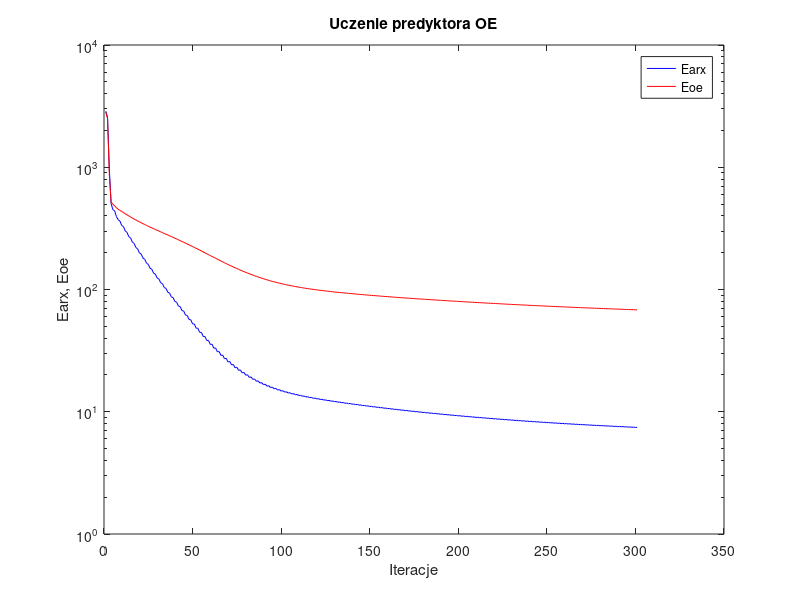
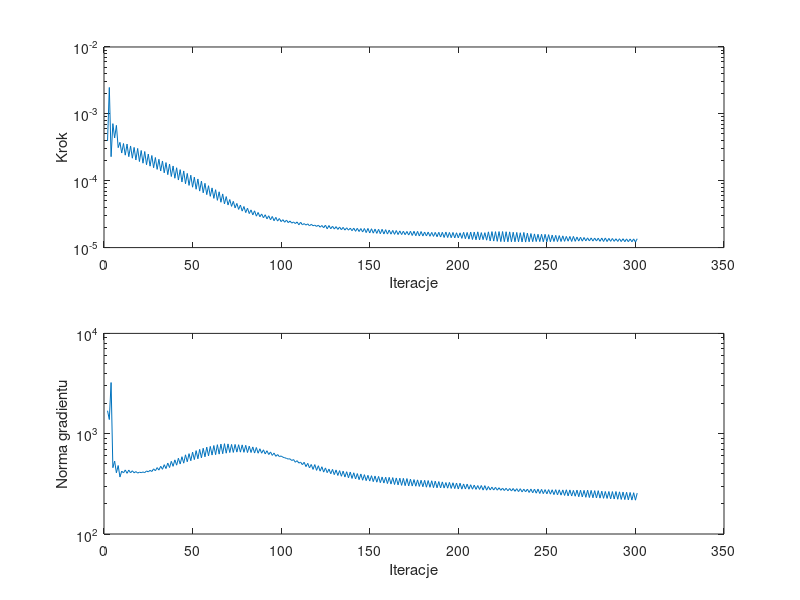

Source code (MATLAB) for these figures, in order:
%uczenie predyktora oe
clear all;
n=0; farx(n+1)=2.871052e+003; foe(n+1)=2.826809e+003; wspucz(n+1)=0.000000e+000; ng(n+1)=0.000000e+000;
n=1; farx(n+1)=2.568617e+003; foe(n+1)=2.498027e+003; krok(n+1)=3.930502e-004; ng(n+1)=1.694086e+003;
n=2; farx(n+1)=9.695325e+002; foe(n+1)=8.760083e+002; krok(n+1)=2.480186e-003; ng(n+1)=1.383565e+003;
n=3; farx(n+1)=5.057767e+002; foe(n+1)=5.171568e+002; krok(n+1)=2.288097e-004; ng(n+1)=3.235670e+003;
n=4; farx(n+1)=4.500280e+002; foe(n+1)=4.993744e+002; krok(n+1)=7.138862e-004; ng(n+1)=4.582735e+002;
n=5; farx(n+1)=4.402771e+002; foe(n+1)=4.833211e+002; krok(n+1)=4.356664e-004; ng(n+1)=5.330475e+002;
n=6; farx(n+1)=3.954100e+002; foe(n+1)=4.671048e+002; krok(n+1)=6.727176e-004; ng(n+1)=4.076552e+002;
n=7; farx(n+1)=3.726456e+002; foe(n+1)=4.535207e+002; krok(n+1)=3.125285e-004; ng(n+1)=4.815540e+002;
n=8; farx(n+1)=3.622115e+002; foe(n+1)=4.438034e+002; krok(n+1)=3.748417e-004; ng(n+1)=3.697604e+002;
n=9; farx(n+1)=3.340927e+002; foe(n+1)=4.343760e+002; krok(n+1)=2.594055e-004; ng(n+1)=4.235517e+002;
n=10; farx(n+1)=3.266558e+002; foe(n+1)=4.253976e+002; krok(n+1)=3.604935e-004; ng(n+1)=4.066655e+002;
n=11; farx(n+1)=3.009449e+002; foe(n+1)=4.164997e+002; krok(n+1)=2.411330e-004; ng(n+1)=4.353526e+002;
n=12; farx(n+1)=2.935229e+002; foe(n+1)=4.080162e+002; krok(n+1)=3.534472e-004; ng(n+1)=4.026927e+002;
n=13; farx(n+1)=2.706164e+002; foe(n+1)=3.997556e+002; krok(n+1)=2.288097e-004; ng(n+1)=4.338933e+002;
n=14; farx(n+1)=2.641162e+002; foe(n+1)=3.920032e+002; krok(n+1)=3.309440e-004; ng(n+1)=4.071466e+002;
n=15; farx(n+1)=2.439878e+002; foe(n+1)=3.844543e+002; krok(n+1)=2.171131e-004; ng(n+1)=4.270341e+002;
n=16; farx(n+1)=2.381330e+002; foe(n+1)=3.773351e+002; krok(n+1)=3.147597e-004; ng(n+1)=4.070411e+002;
n=17; farx(n+1)=2.204718e+002; foe(n+1)=3.704272e+002; krok(n+1)=2.044712e-004; ng(n+1)=4.192728e+002;
n=18; farx(n+1)=2.150909e+002; foe(n+1)=3.638488e+002; krok(n+1)=3.041417e-004; ng(n+1)=4.049185e+002;
n=19; farx(n+1)=1.993622e+002; foe(n+1)=3.574685e+002; krok(n+1)=1.935115e-004; ng(n+1)=4.134994e+002;
n=20; farx(n+1)=1.947414e+002; foe(n+1)=3.514467e+002; krok(n+1)=2.834094e-004; ng(n+1)=4.089415e+002;
n=21; farx(n+1)=1.808625e+002; foe(n+1)=3.455834e+002; krok(n+1)=1.828869e-004; ng(n+1)=4.152518e+002;
n=22; farx(n+1)=1.766411e+002; foe(n+1)=3.399561e+002; krok(n+1)=2.732662e-004; ng(n+1)=4.094220e+002;
n=23; farx(n+1)=1.641222e+002; foe(n+1)=3.344627e+002; krok(n+1)=1.733806e-004; ng(n+1)=4.252115e+002;
n=24; farx(n+1)=1.605888e+002; foe(n+1)=3.292507e+002; krok(n+1)=2.505581e-004; ng(n+1)=4.162622e+002;
n=25; farx(n+1)=1.494232e+002; foe(n+1)=3.241476e+002; krok(n+1)=1.650936e-004; ng(n+1)=4.310418e+002;
n=26; farx(n+1)=1.462665e+002; foe(n+1)=3.192112e+002; krok(n+1)=2.383591e-004; ng(n+1)=4.196808e+002;
n=27; farx(n+1)=1.361410e+002; foe(n+1)=3.143685e+002; krok(n+1)=1.562643e-004; ng(n+1)=4.461800e+002;
n=28; farx(n+1)=1.334410e+002; foe(n+1)=3.096906e+002; krok(n+1)=2.224361e-004; ng(n+1)=4.272390e+002;
n=29; farx(n+1)=1.242695e+002; foe(n+1)=3.050795e+002; krok(n+1)=1.477953e-004; ng(n+1)=4.591370e+002;
n=30; farx(n+1)=1.219086e+002; foe(n+1)=3.005892e+002; krok(n+1)=2.093774e-004; ng(n+1)=4.336269e+002;
n=31; farx(n+1)=1.135492e+002; foe(n+1)=2.961622e+002; krok(n+1)=1.397905e-004; ng(n+1)=4.737147e+002;
n=32; farx(n+1)=1.115150e+002; foe(n+1)=2.918314e+002; krok(n+1)=1.973390e-004; ng(n+1)=4.416979e+002;
n=33; farx(n+1)=1.038745e+002; foe(n+1)=2.875418e+002; krok(n+1)=1.313043e-004; ng(n+1)=4.912014e+002;
n=34; farx(n+1)=1.021032e+002; foe(n+1)=2.833283e+002; krok(n+1)=1.867829e-004; ng(n+1)=4.491554e+002;
n=35; farx(n+1)=9.509901e+001; foe(n+1)=2.791500e+002; krok(n+1)=1.231773e-004; ng(n+1)=5.095359e+002;
n=36; farx(n+1)=9.356328e+001; foe(n+1)=2.750291e+002; krok(n+1)=1.775310e-004; ng(n+1)=4.599242e+002;
n=37; farx(n+1)=8.709541e+001; foe(n+1)=2.709313e+002; krok(n+1)=1.155909e-004; ng(n+1)=5.304437e+002;
n=38; farx(n+1)=8.581381e+001; foe(n+1)=2.669015e+002; krok(n+1)=1.661929e-004; ng(n+1)=4.728543e+002;
n=39; farx(n+1)=7.984951e+001; foe(n+1)=2.628924e+002; krok(n+1)=1.089166e-004; ng(n+1)=5.485805e+002;
n=40; farx(n+1)=7.878416e+001; foe(n+1)=2.589335e+002; krok(n+1)=1.562643e-004; ng(n+1)=4.854675e+002;
n=41; farx(n+1)=7.326582e+001; foe(n+1)=2.549951e+002; krok(n+1)=1.024331e-004; ng(n+1)=5.694745e+002;
n=42; farx(n+1)=7.239738e+001; foe(n+1)=2.510983e+002; krok(n+1)=1.464903e-004; ng(n+1)=4.984138e+002;
n=43; farx(n+1)=6.731412e+001; foe(n+1)=2.472288e+002; krok(n+1)=9.579321e-005; ng(n+1)=5.896777e+002;
n=44; farx(n+1)=6.657607e+001; foe(n+1)=2.433606e+002; krok(n+1)=1.401071e-004; ng(n+1)=5.083483e+002;
n=45; farx(n+1)=6.181576e+001; foe(n+1)=2.395305e+002; krok(n+1)=9.012338e-005; ng(n+1)=6.159207e+002;
n=46; farx(n+1)=6.128685e+001; foe(n+1)=2.357446e+002; krok(n+1)=1.287051e-004; ng(n+1)=5.249681e+002;
n=47; farx(n+1)=5.688497e+001; foe(n+1)=2.319970e+002; krok(n+1)=8.509035e-005; ng(n+1)=6.324770e+002;
n=48; farx(n+1)=5.648924e+001; foe(n+1)=2.282597e+002; krok(n+1)=1.209597e-004; ng(n+1)=5.374248e+002;
n=49; farx(n+1)=5.238873e+001; foe(n+1)=2.245714e+002; krok(n+1)=7.999634e-005; ng(n+1)=6.547288e+002;
n=50; farx(n+1)=5.213103e+001; foe(n+1)=2.208994e+002; krok(n+1)=1.131625e-004; ng(n+1)=5.515297e+002;
n=51; farx(n+1)=4.832946e+001; foe(n+1)=2.172707e+002; krok(n+1)=7.454994e-005; ng(n+1)=6.779939e+002;
n=52; farx(n+1)=4.815641e+001; foe(n+1)=2.136474e+002; krok(n+1)=1.062896e-004; ng(n+1)=5.620145e+002;
n=53; farx(n+1)=4.462853e+001; foe(n+1)=2.100957e+002; krok(n+1)=6.997574e-005; ng(n+1)=6.981093e+002;
n=54; farx(n+1)=4.454917e+001; foe(n+1)=2.065476e+002; krok(n+1)=9.874235e-005; ng(n+1)=5.745765e+002;
n=55; farx(n+1)=4.127480e+001; foe(n+1)=2.030859e+002; krok(n+1)=6.596013e-005; ng(n+1)=7.159026e+002;
n=56; farx(n+1)=4.128768e+001; foe(n+1)=1.996332e+002; krok(n+1)=9.153980e-005; ng(n+1)=5.882458e+002;
n=57; farx(n+1)=3.825031e+001; foe(n+1)=1.962635e+002; krok(n+1)=6.197037e-005; ng(n+1)=7.347218e+002;
n=58; farx(n+1)=3.833282e+001; foe(n+1)=1.929157e+002; krok(n+1)=8.423045e-005; ng(n+1)=6.010838e+002;
n=59; farx(n+1)=3.553420e+001; foe(n+1)=1.896602e+002; krok(n+1)=5.843669e-005; ng(n+1)=7.473458e+002;
n=60; farx(n+1)=3.566882e+001; foe(n+1)=1.864241e+002; krok(n+1)=7.813213e-005; ng(n+1)=6.121692e+002;
n=61; farx(n+1)=3.310531e+001; foe(n+1)=1.832806e+002; krok(n+1)=5.445660e-005; ng(n+1)=7.622217e+002;
n=62; farx(n+1)=3.325870e+001; foe(n+1)=1.801509e+002; krok(n+1)=7.338792e-005; ng(n+1)=6.181357e+002;
n=63; farx(n+1)=3.090456e+001; foe(n+1)=1.771235e+002; krok(n+1)=5.090921e-005; ng(n+1)=7.770476e+002;
n=64; farx(n+1)=3.108315e+001; foe(n+1)=1.741248e+002; krok(n+1)=6.831655e-005; ng(n+1)=6.257327e+002;
n=65; farx(n+1)=2.893060e+001; foe(n+1)=1.712240e+002; krok(n+1)=4.765565e-005; ng(n+1)=7.884332e+002;
n=66; farx(n+1)=2.912202e+001; foe(n+1)=1.683639e+002; krok(n+1)=6.350673e-005; ng(n+1)=6.314085e+002;
n=67; farx(n+1)=2.715164e+001; foe(n+1)=1.656004e+002; krok(n+1)=4.506169e-005; ng(n+1)=7.951354e+002;
n=68; farx(n+1)=2.735823e+001; foe(n+1)=1.628976e+002; krok(n+1)=5.792561e-005; ng(n+1)=6.392223e+002;
n=69; farx(n+1)=2.555892e+001; foe(n+1)=1.602889e+002; krok(n+1)=4.334515e-005; ng(n+1)=7.911946e+002;
n=70; farx(n+1)=2.578254e+001; foe(n+1)=1.577516e+002; krok(n+1)=5.234435e-005; ng(n+1)=6.488815e+002;
n=71; farx(n+1)=2.416442e+001; foe(n+1)=1.552978e+002; krok(n+1)=4.135969e-005; ng(n+1)=7.817892e+002;
n=72; farx(n+1)=2.437943e+001; foe(n+1)=1.529057e+002; krok(n+1)=4.916986e-005; ng(n+1)=6.504615e+002;
n=73; farx(n+1)=2.290839e+001; foe(n+1)=1.505894e+002; krok(n+1)=3.923630e-005; ng(n+1)=7.816685e+002;
n=74; farx(n+1)=2.312105e+001; foe(n+1)=1.483489e+002; krok(n+1)=4.576990e-005; ng(n+1)=6.552342e+002;
n=75; farx(n+1)=2.179365e+001; foe(n+1)=1.461714e+002; krok(n+1)=3.723990e-005; ng(n+1)=7.765000e+002;
n=76; farx(n+1)=2.199644e+001; foe(n+1)=1.440745e+002; krok(n+1)=4.334515e-005; ng(n+1)=6.547423e+002;
n=77; farx(n+1)=2.079943e+001; foe(n+1)=1.420277e+002; krok(n+1)=3.511208e-005; ng(n+1)=7.738129e+002;
n=78; farx(n+1)=2.098606e+001; foe(n+1)=1.400677e+002; krok(n+1)=4.116566e-005; ng(n+1)=6.521829e+002;
n=79; farx(n+1)=1.990798e+001; foe(n+1)=1.381513e+002; krok(n+1)=3.336904e-005; ng(n+1)=7.660703e+002;
n=80; farx(n+1)=2.007875e+001; foe(n+1)=1.363248e+002; krok(n+1)=3.886698e-005; ng(n+1)=6.488343e+002;
n=81; farx(n+1)=1.910492e+001; foe(n+1)=1.345387e+002; krok(n+1)=3.223647e-005; ng(n+1)=7.516942e+002;
n=82; farx(n+1)=1.926970e+001; foe(n+1)=1.328450e+002; krok(n+1)=3.663489e-005; ng(n+1)=6.491578e+002;
n=83; farx(n+1)=1.839626e+001; foe(n+1)=1.311809e+002; krok(n+1)=3.079431e-005; ng(n+1)=7.381271e+002;
n=84; farx(n+1)=1.854691e+001; foe(n+1)=1.296052e+002; krok(n+1)=3.546212e-005; ng(n+1)=6.410745e+002;
n=85; farx(n+1)=1.775420e+001; foe(n+1)=1.280527e+002; krok(n+1)=2.952022e-005; ng(n+1)=7.285322e+002;
n=86; farx(n+1)=1.789511e+001; foe(n+1)=1.265940e+002; krok(n+1)=3.351833e-005; ng(n+1)=6.387426e+002;
n=87; farx(n+1)=1.717713e+001; foe(n+1)=1.251555e+002; krok(n+1)=2.889771e-005; ng(n+1)=7.078729e+002;
n=88; farx(n+1)=1.731422e+001; foe(n+1)=1.238084e+002; krok(n+1)=3.185663e-005; ng(n+1)=6.388826e+002;
n=89; farx(n+1)=1.666648e+001; foe(n+1)=1.224736e+002; krok(n+1)=2.787966e-005; ng(n+1)=6.907851e+002;
n=90; farx(n+1)=1.679374e+001; foe(n+1)=1.212251e+002; krok(n+1)=3.098519e-005; ng(n+1)=6.286449e+002;
n=91; farx(n+1)=1.620506e+001; foe(n+1)=1.199855e+002; krok(n+1)=2.689352e-005; ng(n+1)=6.764070e+002;
n=92; farx(n+1)=1.632422e+001; foe(n+1)=1.188303e+002; krok(n+1)=2.992557e-005; ng(n+1)=6.198175e+002;
n=93; farx(n+1)=1.579087e+001; foe(n+1)=1.176824e+002; krok(n+1)=2.604975e-005; ng(n+1)=6.578893e+002;
n=94; farx(n+1)=1.590189e+001; foe(n+1)=1.166125e+002; krok(n+1)=2.921834e-005; ng(n+1)=6.075957e+002;
n=95; farx(n+1)=1.541635e+001; foe(n+1)=1.155488e+002; krok(n+1)=2.519594e-005; ng(n+1)=6.410922e+002;
n=96; farx(n+1)=1.551878e+001; foe(n+1)=1.145580e+002; krok(n+1)=2.832743e-005; ng(n+1)=5.948239e+002;
n=97; farx(n+1)=1.507263e+001; foe(n+1)=1.135757e+002; krok(n+1)=2.490114e-005; ng(n+1)=6.192545e+002;
n=98; farx(n+1)=1.517381e+001; foe(n+1)=1.126623e+002; krok(n+1)=2.722915e-005; ng(n+1)=5.909374e+002;
n=99; farx(n+1)=1.476311e+001; foe(n+1)=1.117538e+002; krok(n+1)=2.444110e-005; ng(n+1)=5.997229e+002;
n=100; farx(n+1)=1.485973e+001; foe(n+1)=1.109095e+002; krok(n+1)=2.617217e-005; ng(n+1)=5.827755e+002;
n=101; farx(n+1)=1.448491e+001; foe(n+1)=1.100706e+002; krok(n+1)=2.394830e-005; ng(n+1)=5.764519e+002;
n=102; farx(n+1)=1.457528e+001; foe(n+1)=1.092870e+002; krok(n+1)=2.581106e-005; ng(n+1)=5.670273e+002;
n=103; farx(n+1)=1.422551e+001; foe(n+1)=1.085097e+002; krok(n+1)=2.360381e-005; ng(n+1)=5.590015e+002;
n=104; farx(n+1)=1.431494e+001; foe(n+1)=1.077850e+002; krok(n+1)=2.496301e-005; ng(n+1)=5.616004e+002;
n=105; farx(n+1)=1.398924e+001; foe(n+1)=1.070647e+002; krok(n+1)=2.322634e-005; ng(n+1)=5.403227e+002;
n=106; farx(n+1)=1.407516e+001; foe(n+1)=1.063923e+002; krok(n+1)=2.419290e-005; ng(n+1)=5.520963e+002;
n=107; farx(n+1)=1.377299e+001; foe(n+1)=1.057245e+002; krok(n+1)=2.286087e-005; ng(n+1)=5.194671e+002;
n=108; farx(n+1)=1.385663e+001; foe(n+1)=1.050987e+002; krok(n+1)=2.418894e-005; ng(n+1)=5.386532e+002;
n=109; farx(n+1)=1.357379e+001; foe(n+1)=1.044760e+002; krok(n+1)=2.190777e-005; ng(n+1)=5.090759e+002;
n=110; farx(n+1)=1.365114e+001; foe(n+1)=1.038910e+002; krok(n+1)=2.394830e-005; ng(n+1)=5.207322e+002;
n=111; farx(n+1)=1.338205e+001; foe(n+1)=1.033117e+002; krok(n+1)=2.190752e-005; ng(n+1)=4.906831e+002;
n=112; farx(n+1)=1.345927e+001; foe(n+1)=1.027674e+002; krok(n+1)=2.285025e-005; ng(n+1)=5.189866e+002;
n=113; farx(n+1)=1.320705e+001; foe(n+1)=1.022277e+002; krok(n+1)=2.170937e-005; ng(n+1)=4.696688e+002;
n=114; farx(n+1)=1.328154e+001; foe(n+1)=1.017177e+002; krok(n+1)=2.266263e-005; ng(n+1)=5.065865e+002;
n=115; farx(n+1)=1.304258e+001; foe(n+1)=1.012121e+002; krok(n+1)=2.114892e-005; ng(n+1)=4.565431e+002;
n=116; farx(n+1)=1.311310e+001; foe(n+1)=1.007328e+002; krok(n+1)=2.230894e-005; ng(n+1)=4.934258e+002;
n=117; farx(n+1)=1.288302e+001; foe(n+1)=1.002585e+002; krok(n+1)=2.122479e-005; ng(n+1)=4.405408e+002;
n=118; farx(n+1)=1.295489e+001; foe(n+1)=9.980845e+001; krok(n+1)=2.167257e-005; ng(n+1)=4.921742e+002;
n=119; farx(n+1)=1.273575e+001; foe(n+1)=9.936166e+001; krok(n+1)=2.071564e-005; ng(n+1)=4.310303e+002;
n=120; farx(n+1)=1.280501e+001; foe(n+1)=9.893624e+001; krok(n+1)=2.167257e-005; ng(n+1)=4.792794e+002;
n=121; farx(n+1)=1.259462e+001; foe(n+1)=9.851376e+001; krok(n+1)=2.018691e-005; ng(n+1)=4.232917e+002;
n=122; farx(n+1)=1.266115e+001; foe(n+1)=9.811047e+001; krok(n+1)=2.142725e-005; ng(n+1)=4.683258e+002;
n=123; farx(n+1)=1.246013e+001; foe(n+1)=9.771036e+001; krok(n+1)=1.977673e-005; ng(n+1)=4.139474e+002;
n=124; farx(n+1)=1.252494e+001; foe(n+1)=9.732657e+001; krok(n+1)=2.167257e-005; ng(n+1)=4.560299e+002;
n=125; farx(n+1)=1.233064e+001; foe(n+1)=9.694497e+001; krok(n+1)=1.906326e-005; ng(n+1)=4.087871e+002;
n=126; farx(n+1)=1.239165e+001; foe(n+1)=9.657834e+001; krok(n+1)=2.139878e-005; ng(n+1)=4.438990e+002;
n=127; farx(n+1)=1.220314e+001; foe(n+1)=9.621553e+001; krok(n+1)=1.910952e-005; ng(n+1)=3.986933e+002;
n=128; farx(n+1)=1.226420e+001; foe(n+1)=9.586602e+001; krok(n+1)=2.088415e-005; ng(n+1)=4.409010e+002;
n=129; farx(n+1)=1.208121e+001; foe(n+1)=9.551936e+001; krok(n+1)=1.892601e-005; ng(n+1)=3.905566e+002;
n=130; farx(n+1)=1.214140e+001; foe(n+1)=9.518456e+001; krok(n+1)=2.059661e-005; ng(n+1)=4.349400e+002;
n=131; farx(n+1)=1.196342e+001; foe(n+1)=9.485223e+001; krok(n+1)=1.868405e-005; ng(n+1)=3.833338e+002;
n=132; farx(n+1)=1.202253e+001; foe(n+1)=9.453055e+001; krok(n+1)=2.034152e-005; ng(n+1)=4.286029e+002;
n=133; farx(n+1)=1.184884e+001; foe(n+1)=9.421118e+001; krok(n+1)=1.850362e-005; ng(n+1)=3.763585e+002;
n=134; farx(n+1)=1.190739e+001; foe(n+1)=9.390147e+001; krok(n+1)=2.006817e-005; ng(n+1)=4.236573e+002;
n=135; farx(n+1)=1.173791e+001; foe(n+1)=9.359375e+001; krok(n+1)=1.827487e-005; ng(n+1)=3.699310e+002;
n=136; farx(n+1)=1.179527e+001; foe(n+1)=9.329472e+001; krok(n+1)=1.977673e-005; ng(n+1)=4.178563e+002;
n=137; farx(n+1)=1.162926e+001; foe(n+1)=9.299778e+001; krok(n+1)=1.821554e-005; ng(n+1)=3.630557e+002;
n=138; farx(n+1)=1.168685e+001; foe(n+1)=9.270875e+001; krok(n+1)=1.953303e-005; ng(n+1)=4.147774e+002;
n=139; farx(n+1)=1.152473e+001; foe(n+1)=9.242124e+001; krok(n+1)=1.788662e-005; ng(n+1)=3.579335e+002;
n=140; farx(n+1)=1.158137e+001; foe(n+1)=9.214083e+001; krok(n+1)=1.953303e-005; ng(n+1)=4.077869e+002;
n=141; farx(n+1)=1.142288e+001; foe(n+1)=9.186179e+001; krok(n+1)=1.751338e-005; ng(n+1)=3.535322e+002;
n=142; farx(n+1)=1.147797e+001; foe(n+1)=9.158912e+001; krok(n+1)=1.943349e-005; ng(n+1)=4.004993e+002;
n=143; farx(n+1)=1.132244e+001; foe(n+1)=9.131823e+001; krok(n+1)=1.738167e-005; ng(n+1)=3.481102e+002;
n=144; farx(n+1)=1.137745e+001; foe(n+1)=9.105316e+001; krok(n+1)=1.927050e-005; ng(n+1)=3.967624e+002;
n=145; farx(n+1)=1.122518e+001; foe(n+1)=9.078954e+001; krok(n+1)=1.709205e-005; ng(n+1)=3.437642e+002;
n=146; farx(n+1)=1.127949e+001; foe(n+1)=9.053105e+001; krok(n+1)=1.931492e-005; ng(n+1)=3.905450e+002;
n=147; farx(n+1)=1.113001e+001; foe(n+1)=9.027391e+001; krok(n+1)=1.675917e-005; ng(n+1)=3.403354e+002;
n=148; farx(n+1)=1.118362e+001; foe(n+1)=9.002147e+001; krok(n+1)=1.934974e-005; ng(n+1)=3.845447e+002;
n=149; farx(n+1)=1.103608e+001; foe(n+1)=8.977036e+001; krok(n+1)=1.654527e-005; ng(n+1)=3.369560e+002;
n=150; farx(n+1)=1.108950e+001; foe(n+1)=8.952403e+001; krok(n+1)=1.914386e-005; ng(n+1)=3.813182e+002;
n=151; farx(n+1)=1.094418e+001; foe(n+1)=8.927897e+001; krok(n+1)=1.643953e-005; ng(n+1)=3.326853e+002;
n=152; farx(n+1)=1.099752e+001; foe(n+1)=8.903842e+001; krok(n+1)=1.891271e-005; ng(n+1)=3.786559e+002;
n=153; farx(n+1)=1.085466e+001; foe(n+1)=8.879907e+001; krok(n+1)=1.631013e-005; ng(n+1)=3.285044e+002;
n=154; farx(n+1)=1.090771e+001; foe(n+1)=8.856376e+001; krok(n+1)=1.877682e-005; ng(n+1)=3.750538e+002;
n=155; farx(n+1)=1.076743e+001; foe(n+1)=8.832967e+001; krok(n+1)=1.611741e-005; ng(n+1)=3.248419e+002;
n=156; farx(n+1)=1.082010e+001; foe(n+1)=8.809906e+001; krok(n+1)=1.878573e-005; ng(n+1)=3.703786e+002;
n=157; farx(n+1)=1.068124e+001; foe(n+1)=8.786964e+001; krok(n+1)=1.596631e-005; ng(n+1)=3.220900e+002;
n=158; farx(n+1)=1.073395e+001; foe(n+1)=8.764397e+001; krok(n+1)=1.854561e-005; ng(n+1)=3.684054e+002;
n=159; farx(n+1)=1.059683e+001; foe(n+1)=8.741942e+001; krok(n+1)=1.592832e-005; ng(n+1)=3.183230e+002;
n=160; farx(n+1)=1.064971e+001; foe(n+1)=8.719849e+001; krok(n+1)=1.827909e-005; ng(n+1)=3.670188e+002;
n=161; farx(n+1)=1.051450e+001; foe(n+1)=8.697860e+001; krok(n+1)=1.587668e-005; ng(n+1)=3.146136e+002;
n=162; farx(n+1)=1.056742e+001; foe(n+1)=8.676206e+001; krok(n+1)=1.808278e-005; ng(n+1)=3.649928e+002;
n=163; farx(n+1)=1.043423e+001; foe(n+1)=8.654650e+001; krok(n+1)=1.577348e-005; ng(n+1)=3.113063e+002;
n=164; farx(n+1)=1.048708e+001; foe(n+1)=8.633400e+001; krok(n+1)=1.799457e-005; ng(n+1)=3.620670e+002;
n=165; farx(n+1)=1.035542e+001; foe(n+1)=8.612243e+001; krok(n+1)=1.565988e-005; ng(n+1)=3.086548e+002;
n=166; farx(n+1)=1.040809e+001; foe(n+1)=8.591390e+001; krok(n+1)=1.777520e-005; ng(n+1)=3.599822e+002;
n=167; farx(n+1)=1.027804e+001; foe(n+1)=8.570643e+001; krok(n+1)=1.565988e-005; ng(n+1)=3.053604e+002;
n=168; farx(n+1)=1.033102e+001; foe(n+1)=8.550185e+001; krok(n+1)=1.757217e-005; ng(n+1)=3.589195e+002;
n=169; farx(n+1)=1.020256e+001; foe(n+1)=8.529816e+001; krok(n+1)=1.558957e-005; ng(n+1)=3.031972e+002;
n=170; farx(n+1)=1.025566e+001; foe(n+1)=8.509724e+001; krok(n+1)=1.743790e-005; ng(n+1)=3.570484e+002;
n=171; farx(n+1)=1.012948e+001; foe(n+1)=8.489714e+001; krok(n+1)=1.539716e-005; ng(n+1)=3.013497e+002;
n=172; farx(n+1)=1.018220e+001; foe(n+1)=8.469937e+001; krok(n+1)=1.755604e-005; ng(n+1)=3.522673e+002;
n=173; farx(n+1)=1.005745e+001; foe(n+1)=8.450240e+001; krok(n+1)=1.517047e-005; ng(n+1)=3.008098e+002;
n=174; farx(n+1)=1.010994e+001; foe(n+1)=8.430781e+001; krok(n+1)=1.755604e-005; ng(n+1)=3.487878e+002;
n=175; farx(n+1)=9.986557e+000; foe(n+1)=8.411404e+001; krok(n+1)=1.503456e-005; ng(n+1)=2.995609e+002;
n=176; farx(n+1)=1.003903e+001; foe(n+1)=8.392269e+001; krok(n+1)=1.747813e-005; ng(n+1)=3.464166e+002;
n=177; farx(n+1)=9.917310e+000; foe(n+1)=8.373210e+001; krok(n+1)=1.489745e-005; ng(n+1)=2.980018e+002;
n=178; farx(n+1)=9.969340e+000; foe(n+1)=8.354376e+001; krok(n+1)=1.738167e-005; ng(n+1)=3.433454e+002;
n=179; farx(n+1)=9.848801e+000; foe(n+1)=8.335645e+001; krok(n+1)=1.489515e-005; ng(n+1)=2.958113e+002;
n=180; farx(n+1)=9.900882e+000; foe(n+1)=8.317142e+001; krok(n+1)=1.709205e-005; ng(n+1)=3.428557e+002;
n=181; farx(n+1)=9.782124e+000; foe(n+1)=8.298748e+001; krok(n+1)=1.490654e-005; ng(n+1)=2.928158e+002;
n=182; farx(n+1)=9.834622e+000; foe(n+1)=8.280547e+001; krok(n+1)=1.707914e-005; ng(n+1)=3.411606e+002;
n=183; farx(n+1)=9.716757e+000; foe(n+1)=8.262420e+001; krok(n+1)=1.476011e-005; ng(n+1)=2.922960e+002;
n=184; farx(n+1)=9.769036e+000; foe(n+1)=8.244512e+001; krok(n+1)=1.689172e-005; ng(n+1)=3.394814e+002;
n=185; farx(n+1)=9.653066e+000; foe(n+1)=8.226694e+001; krok(n+1)=1.470858e-005; ng(n+1)=2.897527e+002;
n=186; farx(n+1)=9.705246e+000; foe(n+1)=8.209056e+001; krok(n+1)=1.689172e-005; ng(n+1)=3.366853e+002;
n=187; farx(n+1)=9.590778e+000; foe(n+1)=8.191504e+001; krok(n+1)=1.453926e-005; ng(n+1)=2.887326e+002;
n=188; farx(n+1)=9.642732e+000; foe(n+1)=8.174117e+001; krok(n+1)=1.694172e-005; ng(n+1)=3.332881e+002;
n=189; farx(n+1)=9.529476e+000; foe(n+1)=8.156818e+001; krok(n+1)=1.438760e-005; ng(n+1)=2.879190e+002;
n=190; farx(n+1)=9.581412e+000; foe(n+1)=8.139688e+001; krok(n+1)=1.695813e-005; ng(n+1)=3.306644e+002;
n=191; farx(n+1)=9.469902e+000; foe(n+1)=8.122634e+001; krok(n+1)=1.416371e-005; ng(n+1)=2.871176e+002;
n=192; farx(n+1)=9.521208e+000; foe(n+1)=8.105714e+001; krok(n+1)=1.709205e-005; ng(n+1)=3.259027e+002;
n=193; farx(n+1)=9.409884e+000; foe(n+1)=8.088897e+001; krok(n+1)=1.414532e-005; ng(n+1)=2.863820e+002;
n=194; farx(n+1)=9.461966e+000; foe(n+1)=8.072284e+001; krok(n+1)=1.684728e-005; ng(n+1)=3.270559e+002;
n=195; farx(n+1)=9.352166e+000; foe(n+1)=8.055724e+001; krok(n+1)=1.404611e-005; ng(n+1)=2.847436e+002;
n=196; farx(n+1)=9.404010e+000; foe(n+1)=8.039344e+001; krok(n+1)=1.684728e-005; ng(n+1)=3.242380e+002;
n=197; farx(n+1)=9.295298e+000; foe(n+1)=8.023020e+001; krok(n+1)=1.395478e-005; ng(n+1)=2.835781e+002;
n=198; farx(n+1)=9.346711e+000; foe(n+1)=8.006883e+001; krok(n+1)=1.666649e-005; ng(n+1)=3.224219e+002;
n=199; farx(n+1)=9.239517e+000; foe(n+1)=7.990835e+001; krok(n+1)=1.396978e-005; ng(n+1)=2.809254e+002;
n=200; farx(n+1)=9.291165e+000; foe(n+1)=7.974941e+001; krok(n+1)=1.663384e-005; ng(n+1)=3.209889e+002;
n=201; farx(n+1)=9.185794e+000; foe(n+1)=7.959111e+001; krok(n+1)=1.373458e-005; ng(n+1)=2.801422e+002;
n=202; farx(n+1)=9.236989e+000; foe(n+1)=7.943385e+001; krok(n+1)=1.693219e-005; ng(n+1)=3.156141e+002;
n=203; farx(n+1)=9.131836e+000; foe(n+1)=7.927721e+001; krok(n+1)=1.356957e-005; ng(n+1)=2.807565e+002;
n=204; farx(n+1)=9.183226e+000; foe(n+1)=7.912236e+001; krok(n+1)=1.684728e-005; ng(n+1)=3.145481e+002;
n=205; farx(n+1)=9.079848e+000; foe(n+1)=7.896791e+001; krok(n+1)=1.338683e-005; ng(n+1)=2.795782e+002;
n=206; farx(n+1)=9.130770e+000; foe(n+1)=7.881468e+001; krok(n+1)=1.707914e-005; ng(n+1)=3.097992e+002;
n=207; farx(n+1)=9.028124e+000; foe(n+1)=7.866191e+001; krok(n+1)=1.321254e-005; ng(n+1)=2.796633e+002;
n=208; farx(n+1)=9.078829e+000; foe(n+1)=7.851070e+001; krok(n+1)=1.707914e-005; ng(n+1)=3.073150e+002;
n=209; farx(n+1)=8.977520e+000; foe(n+1)=7.836001e+001; krok(n+1)=1.308609e-005; ng(n+1)=2.785258e+002;
n=210; farx(n+1)=9.028073e+000; foe(n+1)=7.821062e+001; krok(n+1)=1.720017e-005; ng(n+1)=3.041661e+002;
n=211; farx(n+1)=8.926958e+000; foe(n+1)=7.806164e+001; krok(n+1)=1.302585e-005; ng(n+1)=2.782518e+002;
n=212; farx(n+1)=8.977053e+000; foe(n+1)=7.791480e+001; krok(n+1)=1.675917e-005; ng(n+1)=3.043587e+002;
n=213; farx(n+1)=8.877856e+000; foe(n+1)=7.776899e+001; krok(n+1)=1.315377e-005; ng(n+1)=2.739758e+002;
n=214; farx(n+1)=8.928316e+000; foe(n+1)=7.762439e+001; krok(n+1)=1.671517e-005; ng(n+1)=3.035664e+002;
n=215; farx(n+1)=8.830922e+000; foe(n+1)=7.748038e+001; krok(n+1)=1.290553e-005; ng(n+1)=2.733461e+002;
n=216; farx(n+1)=8.881041e+000; foe(n+1)=7.733679e+001; krok(n+1)=1.720017e-005; ng(n+1)=2.975614e+002;
n=217; farx(n+1)=8.784065e+000; foe(n+1)=7.719356e+001; krok(n+1)=1.259797e-005; ng(n+1)=2.751465e+002;
n=218; farx(n+1)=8.833548e+000; foe(n+1)=7.705128e+001; krok(n+1)=1.734391e-005; ng(n+1)=2.934391e+002;
n=219; farx(n+1)=8.737323e+000; foe(n+1)=7.690982e+001; krok(n+1)=1.251850e-005; ng(n+1)=2.743359e+002;
n=220; farx(n+1)=8.786890e+000; foe(n+1)=7.676956e+001; krok(n+1)=1.731546e-005; ng(n+1)=2.919979e+002;
n=221; farx(n+1)=8.691708e+000; foe(n+1)=7.662986e+001; krok(n+1)=1.240823e-005; ng(n+1)=2.734330e+002;
n=222; farx(n+1)=8.741046e+000; foe(n+1)=7.649125e+001; krok(n+1)=1.736589e-005; ng(n+1)=2.894255e+002;
n=223; farx(n+1)=8.646903e+000; foe(n+1)=7.635326e+001; krok(n+1)=1.229246e-005; ng(n+1)=2.725896e+002;
n=224; farx(n+1)=8.695825e+000; foe(n+1)=7.621622e+001; krok(n+1)=1.738167e-005; ng(n+1)=2.867294e+002;
n=225; farx(n+1)=8.602490e+000; foe(n+1)=7.608010e+001; krok(n+1)=1.225575e-005; ng(n+1)=2.712815e+002;
n=226; farx(n+1)=8.651396e+000; foe(n+1)=7.594512e+001; krok(n+1)=1.726474e-005; ng(n+1)=2.857505e+002;
n=227; farx(n+1)=8.559052e+000; foe(n+1)=7.581095e+001; krok(n+1)=1.221743e-005; ng(n+1)=2.697426e+002;
n=228; farx(n+1)=8.607840e+000; foe(n+1)=7.567784e+001; krok(n+1)=1.718695e-005; ng(n+1)=2.843415e+002;
n=229; farx(n+1)=8.516117e+000; foe(n+1)=7.554555e+001; krok(n+1)=1.222055e-005; ng(n+1)=2.683079e+002;
n=230; farx(n+1)=8.564981e+000; foe(n+1)=7.541467e+001; krok(n+1)=1.696382e-005; ng(n+1)=2.843392e+002;
n=231; farx(n+1)=8.474355e+000; foe(n+1)=7.528446e+001; krok(n+1)=1.221656e-005; ng(n+1)=2.662947e+002;
n=232; farx(n+1)=8.523102e+000; foe(n+1)=7.515544e+001; krok(n+1)=1.685899e-005; ng(n+1)=2.831877e+002;
n=233; farx(n+1)=8.433195e+000; foe(n+1)=7.502709e+001; krok(n+1)=1.222055e-005; ng(n+1)=2.647287e+002;
n=234; farx(n+1)=8.481946e+000; foe(n+1)=7.490011e+001; krok(n+1)=1.666809e-005; ng(n+1)=2.829258e+002;
n=235; farx(n+1)=8.393480e+000; foe(n+1)=7.477372e+001; krok(n+1)=1.215525e-005; ng(n+1)=2.628336e+002;
n=236; farx(n+1)=8.442161e+000; foe(n+1)=7.464805e+001; krok(n+1)=1.684728e-005; ng(n+1)=2.799996e+002;
n=237; farx(n+1)=8.353585e+000; foe(n+1)=7.452274e+001; krok(n+1)=1.209447e-005; ng(n+1)=2.630283e+002;
n=238; farx(n+1)=8.401931e+000; foe(n+1)=7.439922e+001; krok(n+1)=1.645830e-005; ng(n+1)=2.804342e+002;
n=239; farx(n+1)=8.314654e+000; foe(n+1)=7.427645e+001; krok(n+1)=1.222055e-005; ng(n+1)=2.595292e+002;
n=240; farx(n+1)=8.363066e+000; foe(n+1)=7.415495e+001; krok(n+1)=1.622543e-005; ng(n+1)=2.807458e+002;
n=241; farx(n+1)=8.276701e+000; foe(n+1)=7.403406e+001; krok(n+1)=1.224850e-005; ng(n+1)=2.575043e+002;
n=242; farx(n+1)=8.324894e+000; foe(n+1)=7.391436e+001; krok(n+1)=1.602043e-005; ng(n+1)=2.802915e+002;
n=243; farx(n+1)=8.239381e+000; foe(n+1)=7.379539e+001; krok(n+1)=1.231075e-005; ng(n+1)=2.552644e+002;
n=244; farx(n+1)=8.287604e+000; foe(n+1)=7.367755e+001; krok(n+1)=1.581864e-005; ng(n+1)=2.804283e+002;
n=245; farx(n+1)=8.203212e+000; foe(n+1)=7.356032e+001; krok(n+1)=1.229246e-005; ng(n+1)=2.533896e+002;
n=246; farx(n+1)=8.251307e+000; foe(n+1)=7.344394e+001; krok(n+1)=1.581864e-005; ng(n+1)=2.787226e+002;
n=247; farx(n+1)=8.167661e+000; foe(n+1)=7.332811e+001; krok(n+1)=1.221743e-005; ng(n+1)=2.525254e+002;
n=248; farx(n+1)=8.215525e+000; foe(n+1)=7.321317e+001; krok(n+1)=1.579136e-005; ng(n+1)=2.770093e+002;
n=249; farx(n+1)=8.132340e+000; foe(n+1)=7.309882e+001; krok(n+1)=1.222055e-005; ng(n+1)=2.513600e+002;
n=250; farx(n+1)=8.180232e+000; foe(n+1)=7.298561e+001; krok(n+1)=1.561223e-005; ng(n+1)=2.770688e+002;
n=251; farx(n+1)=8.097929e+000; foe(n+1)=7.287287e+001; krok(n+1)=1.222055e-005; ng(n+1)=2.496515e+002;
n=252; farx(n+1)=8.145260e+000; foe(n+1)=7.276117e+001; krok(n+1)=1.539716e-005; ng(n+1)=2.760941e+002;
n=253; farx(n+1)=8.063873e+000; foe(n+1)=7.265029e+001; krok(n+1)=1.233369e-005; ng(n+1)=2.469323e+002;
n=254; farx(n+1)=8.111470e+000; foe(n+1)=7.254030e+001; krok(n+1)=1.524497e-005; ng(n+1)=2.766028e+002;
n=255; farx(n+1)=8.030753e+000; foe(n+1)=7.243083e+001; krok(n+1)=1.231075e-005; ng(n+1)=2.457218e+002;
n=256; farx(n+1)=8.078103e+000; foe(n+1)=7.232229e+001; krok(n+1)=1.511997e-005; ng(n+1)=2.757251e+002;
n=257; farx(n+1)=7.998160e+000; foe(n+1)=7.221434e+001; krok(n+1)=1.233369e-005; ng(n+1)=2.439876e+002;
n=258; farx(n+1)=8.045338e+000; foe(n+1)=7.210727e+001; krok(n+1)=1.497616e-005; ng(n+1)=2.752110e+002;
n=259; farx(n+1)=7.965902e+000; foe(n+1)=7.200080e+001; krok(n+1)=1.240203e-005; ng(n+1)=2.422491e+002;
n=260; farx(n+1)=8.012966e+000; foe(n+1)=7.189532e+001; krok(n+1)=1.470858e-005; ng(n+1)=2.759201e+002;
n=261; farx(n+1)=7.934609e+000; foe(n+1)=7.179044e+001; krok(n+1)=1.246120e-005; ng(n+1)=2.398343e+002;
n=262; farx(n+1)=7.981732e+000; foe(n+1)=7.168632e+001; krok(n+1)=1.468165e-005; ng(n+1)=2.750597e+002;
n=263; farx(n+1)=7.904236e+000; foe(n+1)=7.158265e+001; krok(n+1)=1.234279e-005; ng(n+1)=2.391406e+002;
n=264; farx(n+1)=7.950845e+000; foe(n+1)=7.147965e+001; krok(n+1)=1.470858e-005; ng(n+1)=2.723516e+002;
n=265; farx(n+1)=7.873482e+000; foe(n+1)=7.137725e+001; krok(n+1)=1.240203e-005; ng(n+1)=2.380084e+002;
n=266; farx(n+1)=7.920032e+000; foe(n+1)=7.127582e+001; krok(n+1)=1.438760e-005; ng(n+1)=2.737726e+002;
n=267; farx(n+1)=7.843702e+000; foe(n+1)=7.117495e+001; krok(n+1)=1.250178e-005; ng(n+1)=2.353590e+002;
n=268; farx(n+1)=7.890226e+000; foe(n+1)=7.107484e+001; krok(n+1)=1.428638e-005; ng(n+1)=2.734270e+002;
n=269; farx(n+1)=7.814580e+000; foe(n+1)=7.097522e+001; krok(n+1)=1.248325e-005; ng(n+1)=2.341117e+002;
n=270; farx(n+1)=7.860725e+000; foe(n+1)=7.087635e+001; krok(n+1)=1.416371e-005; ng(n+1)=2.724005e+002;
n=271; farx(n+1)=7.785491e+000; foe(n+1)=7.077805e+001; krok(n+1)=1.259177e-005; ng(n+1)=2.322635e+002;
n=272; farx(n+1)=7.831939e+000; foe(n+1)=7.068055e+001; krok(n+1)=1.398954e-005; ng(n+1)=2.736319e+002;
n=273; farx(n+1)=7.757502e+000; foe(n+1)=7.058346e+001; krok(n+1)=1.255575e-005; ng(n+1)=2.310059e+002;
n=274; farx(n+1)=7.803652e+000; foe(n+1)=7.048712e+001; krok(n+1)=1.395508e-005; ng(n+1)=2.720544e+002;
n=275; farx(n+1)=7.729952e+000; foe(n+1)=7.039121e+001; krok(n+1)=1.251850e-005; ng(n+1)=2.298345e+002;
n=276; farx(n+1)=7.775785e+000; foe(n+1)=7.029600e+001; krok(n+1)=1.390431e-005; ng(n+1)=2.705933e+002;
n=277; farx(n+1)=7.702594e+000; foe(n+1)=7.020126e+001; krok(n+1)=1.253880e-005; ng(n+1)=2.285392e+002;
n=278; farx(n+1)=7.748565e+000; foe(n+1)=7.010726e+001; krok(n+1)=1.384553e-005; ng(n+1)=2.704090e+002;
n=279; farx(n+1)=7.676301e+000; foe(n+1)=7.001361e+001; krok(n+1)=1.240823e-005; ng(n+1)=2.278049e+002;
n=280; farx(n+1)=7.721691e+000; foe(n+1)=6.992060e+001; krok(n+1)=1.390431e-005; ng(n+1)=2.672728e+002;
n=281; farx(n+1)=7.650156e+000; foe(n+1)=6.982805e+001; krok(n+1)=1.234279e-005; ng(n+1)=2.268475e+002;
n=282; farx(n+1)=7.695368e+000; foe(n+1)=6.973609e+001; krok(n+1)=1.393983e-005; ng(n+1)=2.654257e+002;
n=283; farx(n+1)=7.624091e+000; foe(n+1)=6.964457e+001; krok(n+1)=1.231075e-005; ng(n+1)=2.262798e+002;
n=284; farx(n+1)=7.668899e+000; foe(n+1)=6.955377e+001; krok(n+1)=1.373458e-005; ng(n+1)=2.652071e+002;
n=285; farx(n+1)=7.598490e+000; foe(n+1)=6.946349e+001; krok(n+1)=1.240823e-005; ng(n+1)=2.239326e+002;
n=286; farx(n+1)=7.643424e+000; foe(n+1)=6.937382e+001; krok(n+1)=1.368724e-005; ng(n+1)=2.649571e+002;
n=287; farx(n+1)=7.573197e+000; foe(n+1)=6.928455e+001; krok(n+1)=1.240203e-005; ng(n+1)=2.232788e+002;
n=288; farx(n+1)=7.618198e+000; foe(n+1)=6.919601e+001; krok(n+1)=1.356957e-005; ng(n+1)=2.652338e+002;
n=289; farx(n+1)=7.548769e+000; foe(n+1)=6.910780e+001; krok(n+1)=1.235197e-005; ng(n+1)=2.221124e+002;
n=290; farx(n+1)=7.593428e+000; foe(n+1)=6.902025e+001; krok(n+1)=1.356957e-005; ng(n+1)=2.633209e+002;
n=291; farx(n+1)=7.524611e+000; foe(n+1)=6.893306e+001; krok(n+1)=1.231075e-005; ng(n+1)=2.211314e+002;
n=292; farx(n+1)=7.569142e+000; foe(n+1)=6.884652e+001; krok(n+1)=1.356957e-005; ng(n+1)=2.619947e+002;
n=293; farx(n+1)=7.500835e+000; foe(n+1)=6.876030e+001; krok(n+1)=1.224850e-005; ng(n+1)=2.204402e+002;
n=294; farx(n+1)=7.544989e+000; foe(n+1)=6.867475e+001; krok(n+1)=1.350026e-005; ng(n+1)=2.606709e+002;
n=295; farx(n+1)=7.477396e+000; foe(n+1)=6.858957e+001; krok(n+1)=1.225273e-005; ng(n+1)=2.189911e+002;
n=296; farx(n+1)=7.521314e+000; foe(n+1)=6.850501e+001; krok(n+1)=1.344623e-005; ng(n+1)=2.595880e+002;
n=297; farx(n+1)=7.454432e+000; foe(n+1)=6.842084e+001; krok(n+1)=1.221743e-005; ng(n+1)=2.178290e+002;
n=298; farx(n+1)=7.498259e+000; foe(n+1)=6.833722e+001; krok(n+1)=1.348707e-005; ng(n+1)=2.580150e+002;
n=299; farx(n+1)=7.431964e+000; foe(n+1)=6.825394e+001; krok(n+1)=1.209645e-005; ng(n+1)=2.174459e+002;
n=300; farx(n+1)=7.475568e+000; foe(n+1)=6.817122e+001; krok(n+1)=1.356957e-005; ng(n+1)=2.557179e+002;

figure; semilogy(farx,'b'); hold on; semilogy(foe,'r'); xlabel('Iteracje'); ylabel('Earx, Eoe'); legend('Earx','Eoe'); title('Uczenie predyktora OE');
figure; subplot(2,1,1); semilogy(krok); xlabel('Iteracje'); ylabel('Krok');
subplot(2,1,2); semilogy(ng); xlabel('Iteracje'); ylabel('Norma gradientu');
Earx=farx(n+1)
Eoe=foe(n+1)
